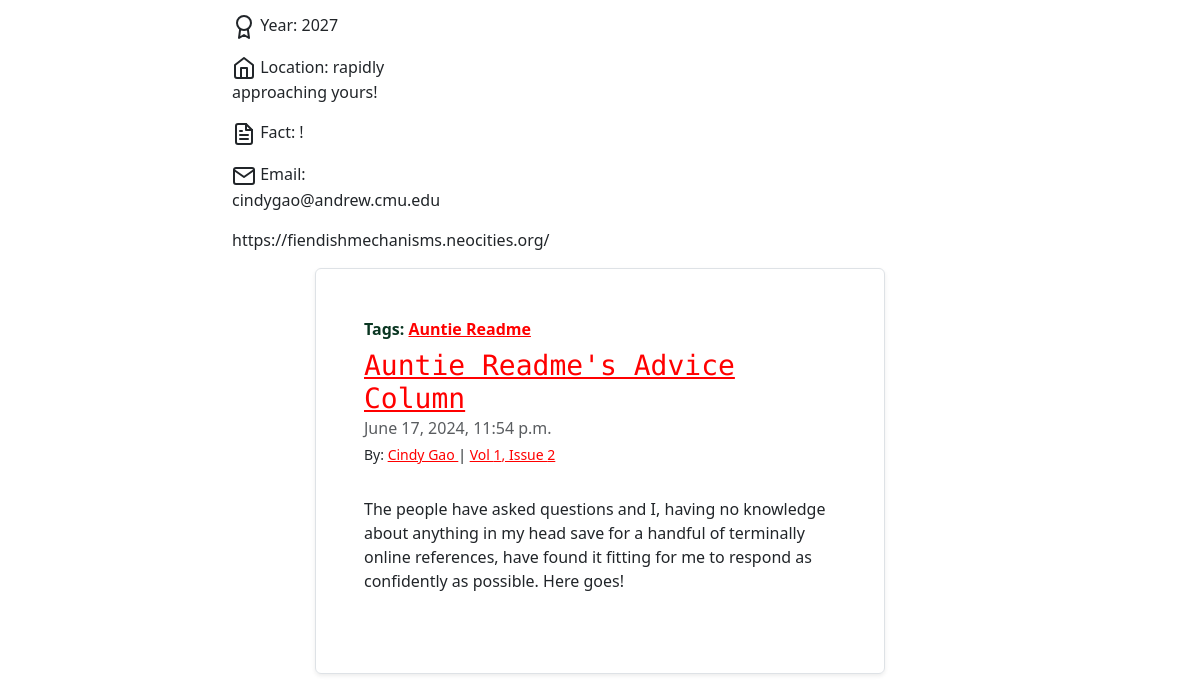
The page /author/Cindy Gao/ (lower part) on the database as committed earlier.
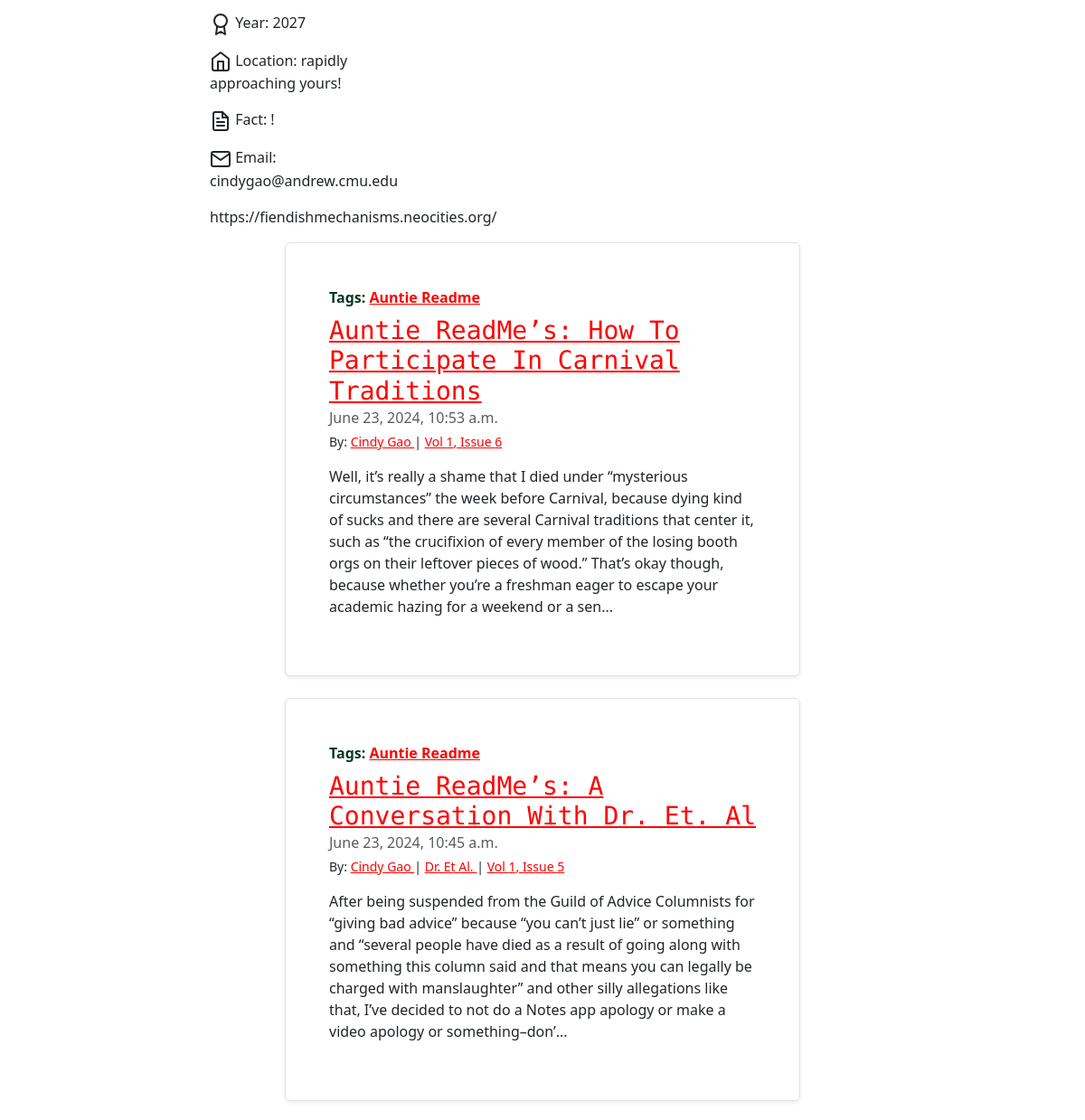
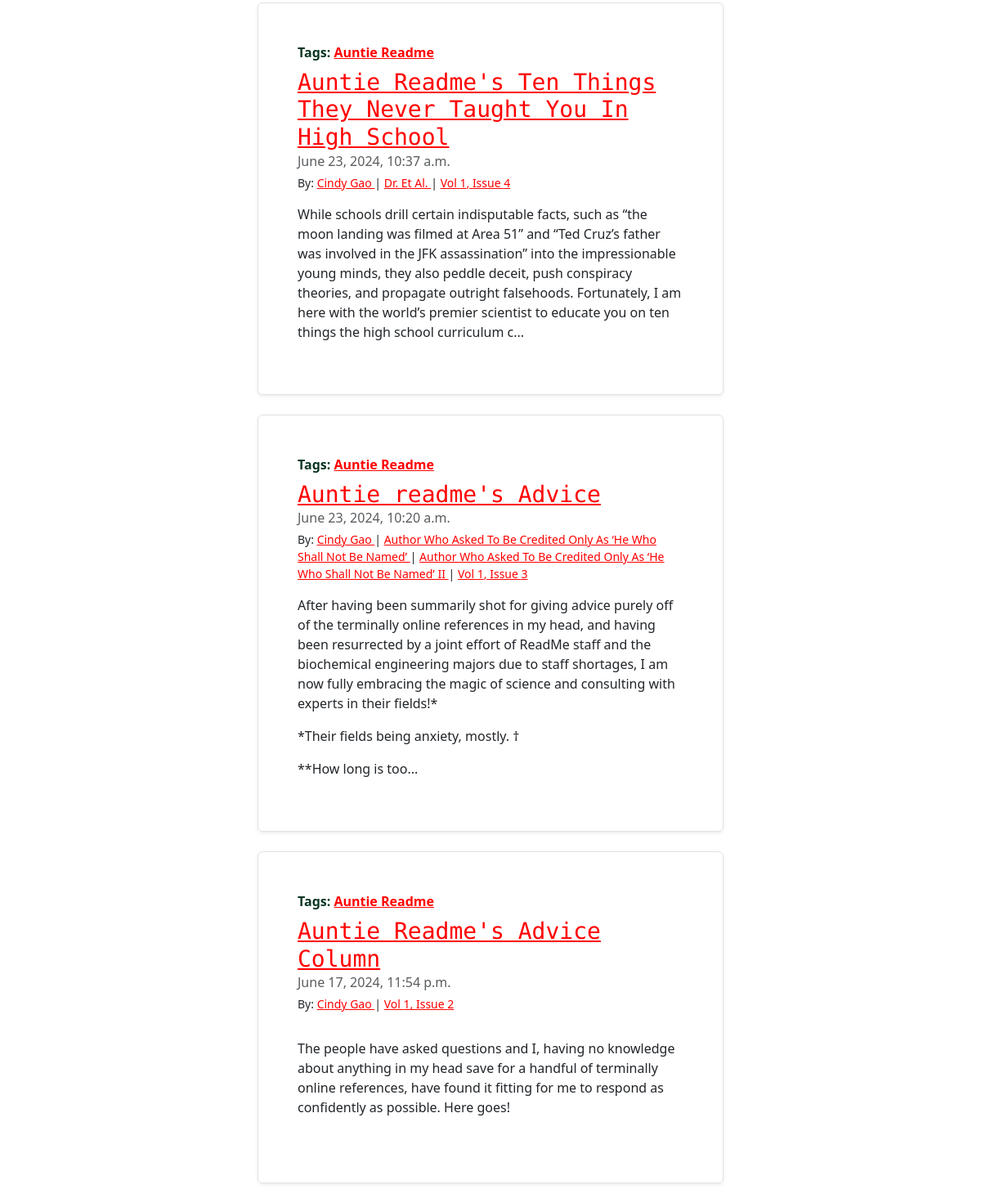
The same page on the database as committed later (2 pictures, top to bottom).
### articles/models.py (models this page shows, shortened)
class Post(models.Model):
    title = models.CharField(max_length=225)
    authors = models.ManyToManyField("Author", related_name="posts")
    body = models.TextField()
    created_on = models.DateTimeField(auto_now_add=True)
    last_modified = models.DateTimeField(auto_now=True)
    categories = models.ManyToManyField("Category", related_name="posts")
    slug = models.SlugField()
    issues = models.ForeignKey("Issue", on_delete=models.CASCADE)

class Category(models.Model):
    name = models.CharField(max_length=30, unique=True)
    class Meta:
        verbose_name_plural = "categories"

class Author(models.Model):
    name = models.CharField(max_length=255)
    img = models.TextField(default="anon.jpg")
    bio = models.TextField(default="Unknowable and Mysterious")
    roles = models.TextField(default="Staffwriter")
    pronouns = models.CharField(max_length=255, default="LEFT_EMPTY")
    major = models.CharField(max_length=255, default="LEFT_EMPTY")
    year = models.CharField(max_length=255, default="LEFT_EMPTY")
    location = models.CharField(max_length=255, default="LEFT_EMPTY")
    fact = models.CharField(max_length=255, default="LEFT_EMPTY")
    email = models.CharField(max_length=255, default="LEFT_EMPTY")
    socials = models.CharField(max_length=255, default="LEFT_EMPTY")
    class Meta:
        verbose_name_plural = "authors"

class Issue(models.Model):
    name = models.CharField(max_length=255)
    vol = models.IntegerField(default=0)
    num = models.IntegerField(default=0)
    class Meta:
        verbose_name_plural = "issues"
    def fold(self):
        return f"{self.vol}-{self.num}"

### articles/views.py (the view)
# urls.py: path("author/<author>/", views.article_author, name="article_author"),
def article_author(request, author):
    posts = Post.objects.filter(
        authors__name__contains=author
    ).order_by("-created_on")
    aut = Author.objects.filter(
        name__contains=author
    ).first()
    context = {
        "a": aut,
        "author":author,
        "posts": posts,
    }
    return render(request, "article/author.html", context)

### articles/templatetags/tag.py (called while the page is built)
def create_md(source):
    return markdown.Markdown(extensions=["fenced_code"]).convert(source)

def add_img_folder(folder):
    def add_img(filename):
        return f"<img src=\"/static/{folder}/{filename}\" style=\"width: 50%; margin-left: 25%; height: auto;\"><br>\n\n"
    return add_img

def replace_double_braces(arg, folder):
    pattern = r'\{\{([^}]*)\}\}'
    replace = add_img_folder(folder)
    modified_text = re.sub(pattern, lambda x: replace(x.group(1)), arg)
    return modified_text

### articles/templates/article/author.html (shortened to what this page needs)
{% extends "article/index.html" %}
{% block page_info %}
<div class="container-lg">
    <div class="row mt-5 mb-3">
      <div class="col-sm-2"></div>
      <div class="col-sm-2">
        <div class="author-stat">
            <p>
            <i data-feather="award"></i>
            Year: {{a.year}}
          </p>
        </div>
        <div class="author-stat">
            <p>
            <i data-feather="home"></i>
            Location: {{a.location}}
          </p>
        </div>
        <div class="author-stat">
            <p>
            <i data-feather="file-text"></i>
            Fact: {{a.fact}}
          </p>
        </div>
        <div class="author-stat">
            <p>
            <i data-feather="mail"></i>
            Email: {{a.email}}
          </p>
        </div>
        {{a.socials}}
      </div>
      <div class="col-sm-6">
    </div>
  </div>
{% endblock page_info %}

### articles/templates/article/index.html (shortened to what this page needs)
{% extends "base.html" %}
{% block page_content %}
    {% block posts %}
    <div>
        {% for post in posts %}
        <div class="row">
        <div class="col-md-3"></div>
        <div class="col-md-6  col-centered  g-0 border rounded overflow-hidden mb-4 shadow-sm h-md-250 p-4 justify-content-center">
                       <div class="col p-4 d-flex flex-column position-static">
                    <strong class="d-inline-block mb-2 text-success-emphasis">
                        Tags: {% for category in post.categories.all %}
                    <a href="{% url 'article_category' category.name %}">
                        {{ category.name }}
                    </a>
                {% endfor %}
                    </strong>
                    <h3 class="mb-0" style="font-family: Cutive Mono;"><a href="{% url 'article_detail' post.slug post.pk %}">{{ post.title }}</a></h3>
                    <div class="mb-1 text-body-secondary">{{post.created_on}}</div>
                         <small>
                            By:
                            {% for author in post.authors.all %}
                                <a href="{% url 'article_author' author.name %}">
                                    {{ author.name }}
                                </a> |
                            {% endfor %}
                            <a href="{% url 'article_issue' post.issues.vol post.issues.num %}">
                                Vol {{ post.issues.vol }}, Issue {{ post.issues.num}}
                            </a>
                        </small>
                    {% load tag %}
            <p>{{ post.body|slice:":400"|create_md|  imgswitch:post.issues.fold | safe | slice:":400" }}...</p>
                </div>
            </div>
        </div>
                {% endfor %}
    </div>
    {% endblock posts %}
{% endblock page_content %}

Rows that differ between the two databases and show on the page:
added Post: title "Auntie ReadMe’s: How To Participate In Carnival Traditions", created_on "June 23, 2024, 10:53 a.m.", issues.vol "1", issues.num "6", body|create_md "Well, it’s really a shame that I died under “mysterious circumstances” the week before Carnival, because dying kind of sucks and there are several Carnival traditions that center it, such as “the crucifixion of every member of the losing booth orgs on their leftover pieces of wood.” That’s okay though, because whether you’re a freshman eager to escape your academic hazing for a weekend or a sen", Category (name "Auntie Readme"), Author (name "Cindy Gao")
added Post: title "Auntie ReadMe’s: A Conversation With Dr. Et. Al", created_on "June 23, 2024, 10:45 a.m.", issues.vol "1", issues.num "5", body|create_md "After being suspended from the Guild of Advice Columnists for “giving bad advice” because “you can’t just lie” or something and “several people have died as a result of going along with something this column said and that means you can legally be charged with manslaughter” and other silly allegations like that, I’ve decided to not do a Notes app apology or make a video apology or something–don’", Category (name "Auntie Readme"), Author (name "Cindy Gao")
now on this page (row unchanged): Author: name "Dr. Et Al."
added Post: title "Auntie Readme's Ten Things They Never Taught You In High School", created_on "June 23, 2024, 10:37 a.m.", issues.vol "1", issues.num "4", body|create_md "While schools drill certain indisputable facts, such as “the moon landing was filmed at Area 51” and “Ted Cruz’s father was involved in the JFK assassination” into the impressionable young minds, they also peddle deceit, push conspiracy theories, and propagate outright falsehoods. Fortunately, I am here with the world’s premier scientist to educate you on ten things the high school curriculum c", Category (name "Auntie Readme"), Author (name "Cindy Gao")
added Post: title "Auntie readme's Advice", created_on "June 23, 2024, 10:20 a.m.", issues.vol "1", issues.num "3", body|create_md "After having been summarily shot for giving advice purely off of the terminally online references in my head, and having been resurrected by a joint effort of ReadMe staff and the biochemical engineering majors due to staff shortages, I am now fully embracing the magic of science and consulting with experts in their fields!* *Their fields being anxiety, mostly. † **How long is too", Category (name "Auntie Readme"), Author (name "Cindy Gao")
added Author: name "Author Who Asked To Be Credited Only As ‘He Who Shall Not Be Named’", shown under "Auntie readme's Advice"
added Author: name "Author Who Asked To Be Credited Only As ‘He Who Shall Not Be Named’ II", shown under "Auntie readme's Advice"
